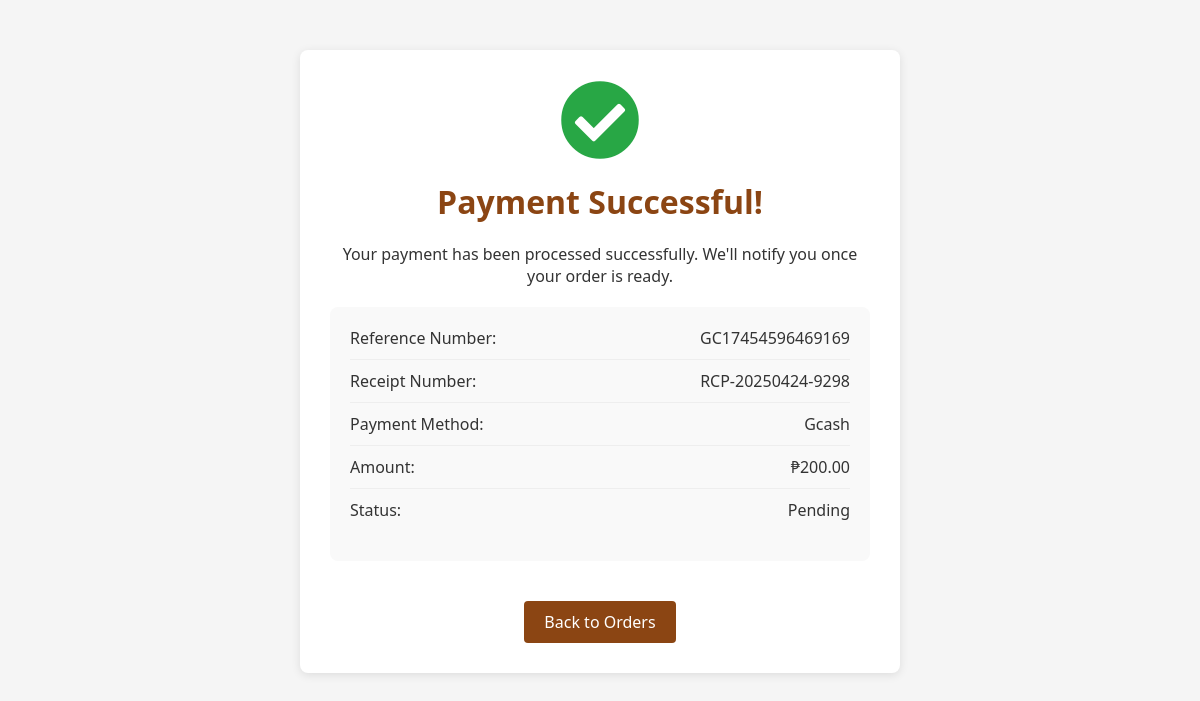
/payment_success.php?ref=GC17454596469169 (signed in), run on the app's committed database.
### tables this page shows
CREATE TABLE `payments` (
  `id` int(11) NOT NULL,
  `receipt_id` int(11) NOT NULL,
  `payment_method` varchar(50) NOT NULL,
  `reference_number` varchar(100) NOT NULL,
  `gcash_number` varchar(20) DEFAULT NULL,
  `gcash_name` varchar(100) DEFAULT NULL,
  `screenshot_path` varchar(255) DEFAULT NULL,
  `delivery_address` text DEFAULT NULL,
  `contact_number` varchar(20) DEFAULT NULL,
  `delivery_notes` text DEFAULT NULL,
  `pickup_date` date DEFAULT NULL,
  `pickup_time` time DEFAULT NULL,
  `payment_status` varchar(20) NOT NULL DEFAULT 'pending',
  `payment_date` datetime NOT NULL,
  `product_notes` text DEFAULT NULL
);

CREATE TABLE `receipt` (
  `id` int(11) NOT NULL,
  `receipt_number` varchar(20) DEFAULT NULL,
  `order_id` int(11) DEFAULT NULL,
  `product_name` varchar(255) DEFAULT NULL,
  `size` varchar(50) DEFAULT NULL,
  `quantity` int(11) DEFAULT NULL,
  `total_amount` decimal(10,2) DEFAULT NULL,
  `buyer_name` varchar(255) DEFAULT NULL,
  `seller_id` int(11) NOT NULL,
  `receipt_date` datetime DEFAULT current_timestamp()
);

### payment_success.php (the view, shortened to what this page needs)
<?php
require_once 'database/config.php';
$referenceNumber = $_GET['ref'];
$stmt = $pdo->prepare("
    SELECT p.*, r.receipt_number, r.total_amount
    FROM payments p
    JOIN receipt r ON p.receipt_id = r.id
    WHERE p.reference_number = ?
");
$stmt->execute([$referenceNumber]);
$payment = $stmt->fetch();
?>
<!DOCTYPE html>
<html lang="en">
<head>
    <link rel="stylesheet" href="https://cdnjs.cloudflare.com/ajax/libs/font-awesome/5.15.4/css/all.min.css">
</head>
<body>
    <div class="container">
        <i class="fas fa-check-circle success-icon"></i>
        <h1>Payment Successful!</h1>
        <p>Your payment has been processed successfully. We'll notify you once your order is ready.</p>
        <div class="payment-details">
            <div class="detail-row">
                <span>Reference Number:</span>
                <span><?php echo htmlspecialchars($referenceNumber); ?></span>
            </div>
            <div class="detail-row">
                <span>Receipt Number:</span>
                <span><?php echo htmlspecialchars($payment['receipt_number']); ?></span>
            </div>
            <div class="detail-row">
                <span>Payment Method:</span>
                <span><?php echo htmlspecialchars(ucfirst($payment['payment_method'])); ?></span>
            </div>
            <div class="detail-row">
                <span>Amount:</span>
                <span>₱<?php echo number_format($payment['total_amount'], 2); ?></span>
            </div>
            <div class="detail-row">
                <span>Status:</span>
                <span><?php echo htmlspecialchars(ucfirst($payment['payment_status'])); ?></span>
            </div>
        </div>
        <a href="order_list.php" class="btn">Back to Orders</a>
    </div>
</body>
</html>

### payment_success.php (style rules this page uses)
* { margin: 0; padding: 0; box-sizing: border-box; font-family: 'Segoe UI', Tahoma, Geneva, Verdana, sans-serif; }
body { background-color: #f5f5f5; color: #333; }
.container { max-width: 600px; margin: 50px auto; padding: 30px; background-color: #fff; border-radius: 8px; box-shadow: 0 2px 10px rgba(0, 0, 0, 0.1); text-align: center; }
.success-icon { font-size: 5em; color: #28a745; margin-bottom: 20px; }
h1 { color: #8B4513; margin-bottom: 20px; }
.payment-details { background-color: #f9f9f9; padding: 20px; border-radius: 8px; margin: 20px 0; text-align: left; }
.detail-row { display: flex; justify-content: space-between; margin-bottom: 10px; padding-bottom: 10px; border-bottom: 1px solid #eee; }
.detail-row:last-child { border-bottom: none; }
.btn { display: inline-block; padding: 10px 20px; background-color: #8B4513; color: white; border: none; border-radius: 4px; cursor: pointer; font-size: 16px; text-decoration: none; margin-top: 20px; transition: all 0.3s ease; }

### data on the page
payments: receipt.receipt_number "RCP-20250424-9298", payment_method "Gcash", receipt.total_amount "200.00", payment_status "Pending"

### other printed values
$referenceNumber "GC17454596469169"
